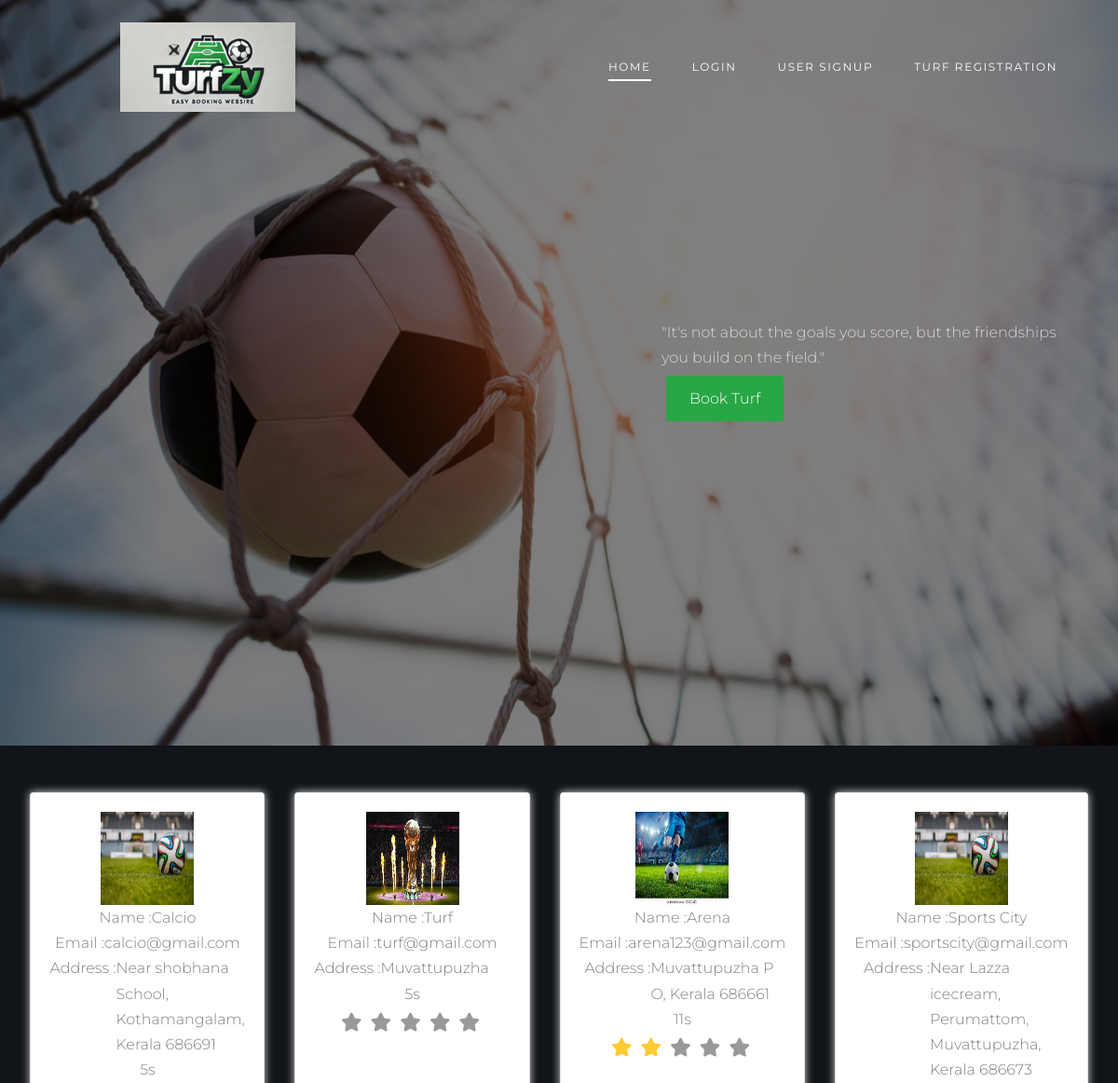
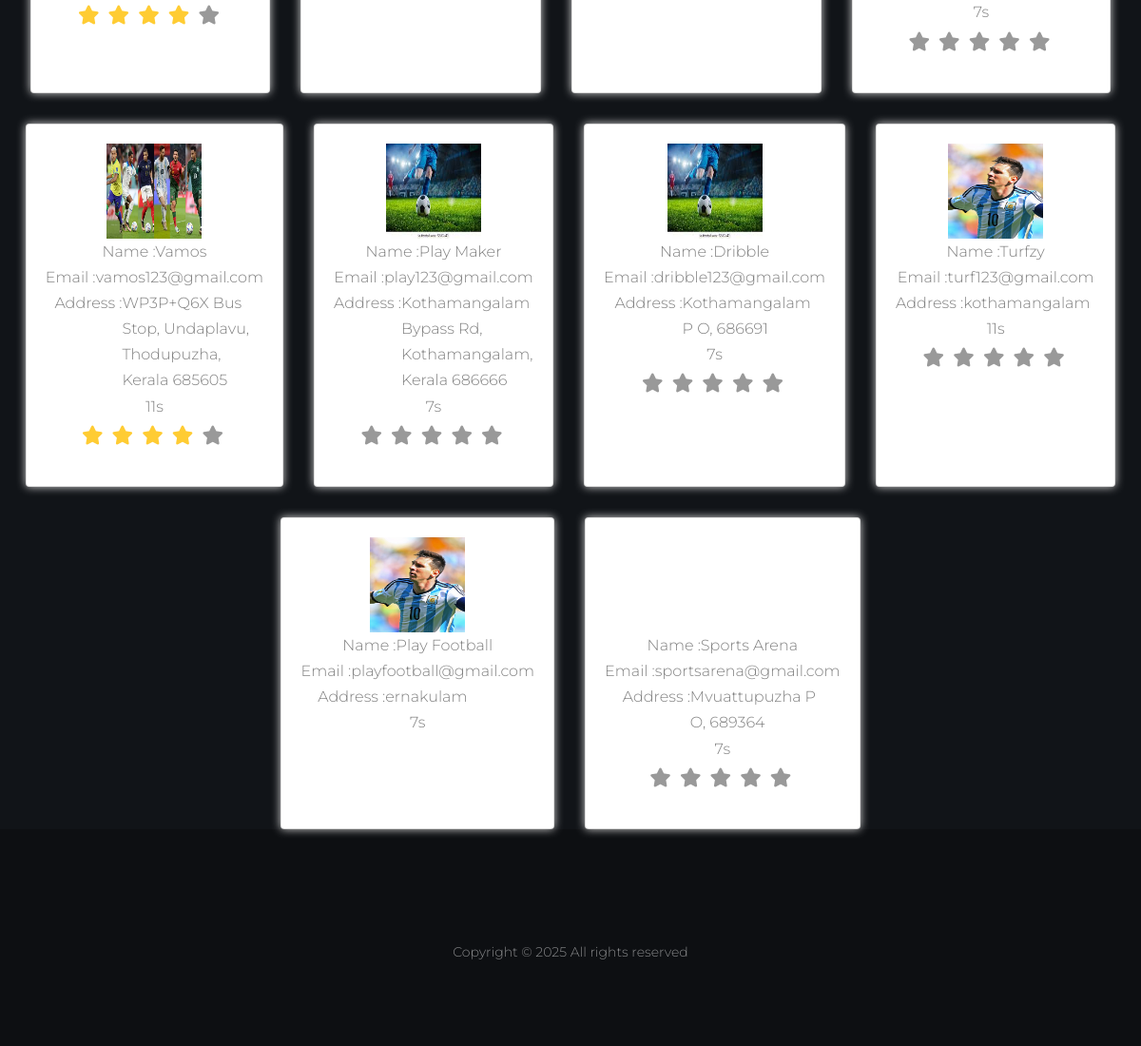
The app's page /Project/index.php with its own data (2 pictures, top to bottom).
### tables this page shows
CREATE TABLE `tbl_turf` (
  `turf_id` int(11) NOT NULL,
  `turf_name` varchar(50) NOT NULL,
  `turf_email` varchar(50) NOT NULL,
  `turf_password` varchar(50) NOT NULL,
  `turf_address` varchar(100) NOT NULL,
  `place_id` int(11) NOT NULL,
  `turf_proof` varchar(500) NOT NULL,
  `turf_photo` varchar(500) NOT NULL,
  `turf_vstatus` int(50) NOT NULL DEFAULT 0,
  `type_id` int(11) NOT NULL
);

CREATE TABLE `tbl_type` (
  `type_id` int(11) NOT NULL,
  `type_name` varchar(50) NOT NULL
);

### Project/index.php (the view, shortened to what this page needs)
<?php
include("./Assets/Connection/Connection.php");
?>
<!DOCTYPE html>
<html lang="en">
<head>
<link rel="stylesheet" href="../Assets/Template/Search/bootstrap.min.css">
<link rel="stylesheet" href="https://cdnjs.cloudflare.com/ajax/libs/font-awesome/6.6.0/css/all.min.css" />
  <link rel="stylesheet" href="Assets/Template/Main/fonts/icomoon/style.css">
  <link rel="stylesheet" href="Assets/Template/Main/css/bootstrap/bootstrap.css">
  <link rel="stylesheet" href="Assets/Template/Main/css/jquery-ui.css">
  <link rel="stylesheet" href="Assets/Template/Main/css/owl.carousel.min.css">
  <link rel="stylesheet" href="Assets/Template/Main/css/owl.theme.default.min.css">
  <link rel="stylesheet" href="Assets/Template/Main/css/owl.theme.default.min.css">
  <link rel="stylesheet" href="Assets/Template/Main/css/jquery.fancybox.min.css">
  <link rel="stylesheet" href="Assets/Template/Main/css/bootstrap-datepicker.css">
  <link rel="stylesheet" href="Assets/Template/Main/fonts/flaticon/font/flaticon.css">
  <link rel="stylesheet" href="Assets/Template/Main/css/aos.css">
  <link rel="stylesheet" href="Assets/Template/Main/css/style.css">
</head>
<body>
  <div class="site-wrap">
    <header class="site-navbar py-4" role="banner">
    <div class="topnav">
      <div class="container">
        <div class="d-flex align-items-center">
          <div class="site-logo">
            <a href="index.html">
              <img src="Assets/Template/Main/images/Turfweblogo (2).png" alt="Logo">
            </a>
          </div>
          <div class="ml-auto">
            <nav class="site-navigation position-relative text-right" role="navigation">
              <ul class="site-menu main-menu js-clone-nav mr-auto d-none d-lg-block">
                <li class="active"><a href="index.php" class="nav-link">Home</a></li>
                <li><a href="Guest\Login.php" class="nav-link">Login</a></li>
                <li><a href="Guest\UserSignUp.php" class="nav-link">User SignUp</a></li>
                <li><a href="Guest\Turf.php" class="nav-link">Turf Registration</a></li>
              </ul>
            </nav>
          </div>
        </div>
      </div>
  </div>
    </header>
    <div class="hero overlay" style="background-image: url('Assets/Template/Main/images/bg_3.jpg');">
      <div class="container">
        <div class="row align-items-center">
          <div class="col-lg-5 ml-auto">
            <p>"It's not about the goals you score, but the friendships you build on the field."</p>
            <p>
             <a href="Guest\Login.php" class="green-button">Book Turf</a>
            </p>
          </div>
        </div>
      </div>
    </div>
 <div id="search" class="card-main">
  <?php
		  $selQry="select * from tbl_turf b inner join tbl_type t on b.type_id=t.type_id";
		  $result1=$Con->query($selQry);
		  while($data=$result1->fetch_assoc())
		  {
	?>
  <div class="card">
  <div><img src="./Assets/Files/Turf/Photo/<?php echo $data["turf_photo"]; ?>" alt="Photo" width="100" height="100" /></div>
  <div>Name :<?php echo $data["turf_name"]; ?></div>
  <div>Email :<?php echo $data["turf_email"]; ?></div>
  <div style="display:flex;">Address :<div style="width:139px;"><?php echo $data["turf_address"]; ?></div></div>
  <div><?php echo $data["type_name"]; ?></div>
  <div>
  <?php
						$average_rating = 0;
						$total_review = 0;
						$total_rating_value = 0;
						$query = "SELECT * FROM tbl_rating where turf_id = '".$data["turf_id"]."' ORDER BY rating_id  DESC";
						$result = $Con->query($query);
						while($row = $result->fetch_assoc())
						{
							$total_review++;
							$total_rating_value = $total_rating_value + $row["rating_value"];
						}
						if($total_review==0 || $total_rating_value==0 )
						{
							$average_rating = 0 ;
						}
						else
						{
							$average_rating = $total_rating_value / $total_review;
						}
						?>
						<p align="center" style="color:#F96;font-size:20px">
						   <?php
					   if($average_rating==4 || $average_rating==3.5)
					   {
						   ?>
							<i class="fas fa-star star-light mr-1 main_star" style="color:#FC3"></i>
							<i class="fas fa-star star-light mr-1 main_star" style="color:#FC3"></i>
							<i class="fas fa-star star-light mr-1 main_star" style="color:#FC3"></i>
							<i class="fas fa-star star-light mr-1 main_star" style="color:#FC3"></i>
							<i class="fas fa-star star-light mr-1 main_star" style="color:#999"></i>
						   <?php
					   }
						   ?>
						   <?php
					   if($average_rating==2 || $average_rating==1.5)
					   {
						   ?>
							<i class="fas fa-star star-light mr-1 main_star" style="color:#FC3"></i>
							<i class="fas fa-star star-light mr-1 main_star" style="color:#FC3"></i>
							<i class="fas fa-star star-light mr-1 main_star" style="color:#999"></i>
							<i class="fas fa-star star-light mr-1 main_star" style="color:#999"></i>
							<i class="fas fa-star star-light mr-1 main_star" style="color:#999"></i>
						   <?php
					   }
						   ?>
						   <?php
					   if($average_rating==0)
					   {
						   ?>
							<i class="fas fa-star star-light mr-1 main_star" style="color:#999"></i>
							<i class="fas fa-star star-light mr-1 main_star" style="color:#999"></i>
							<i class="fas fa-star star-light mr-1 main_star" style="color:#999"></i>
							<i class="fas fa-star star-light mr-1 main_star" style="color:#999"></i>
							<i class="fas fa-star star-light mr-1 main_star" style="color:#999"></i>
						   <?php
					   }
					   ?>
					</p>
						?></div>
  </div>
     <?php
		  }
	?>
  </div>
    <footer class="footer-section">
        <div class="row text-center">
          <div class="col-md-12">
            <div class=" pt-5">
              <p>
                Copyright &copy;
                 All rights reserved
              </p>
            </div>
          </div>
        </div>
      </div>
</body>
</html>

### Project/Assets/Template/Main/css/style.css (style rules this page uses)
body { line-height: 1.7; color: gray; font-weight: 300; background-color: #222831; font-size: 16px; }
a { -webkit-transition: .3s all ease; -o-transition: .3s all ease; transition: .3s all ease; }
.site-wrap:before { display: none; -webkit-transition: .3s all ease-in-out; -o-transition: .3s all ease-in-out; transition: .3s all ease-in-out; background: rgba(0, 0, 0, 0.6); content: ""; position: absolute; z-index: 2000; top: 0; left: 0; right: 0; bottom: 0; opacity: 0; visibility: hidden; }
.site-logo { position: relative; font-weight: 900; font-size: 1.3rem; }
.site-logo a { color: #fff; }
.site-navbar { margin-bottom: 0px; z-index: 1999; position: absolute; width: 100%; }
.site-navbar .site-navigation .site-menu { margin-bottom: 0; }
.site-navbar .site-navigation .site-menu .active > a { display: inline-block; position: relative; }
.site-navbar .site-navigation .site-menu .active > a:before { content: ""; position: absolute; bottom: 0; left: 20px; right: 20px; height: 2px; background: #fff; }
.site-navbar .site-navigation .site-menu a { text-decoration: none !important; display: inline-block; }
.site-navbar .site-navigation .site-menu > li { display: inline-block; }
.site-navbar .site-navigation .site-menu > li > a { padding: 5px 20px; color: #fff; font-size: 12px; letter-spacing: .1rem; text-transform: uppercase; font-weight: 400; display: inline-block; text-decoration: none !important; }
.site-mobile-menu .site-nav-wrap { padding: 0; margin: 0; list-style: none; position: relative; }
.site-mobile-menu .site-nav-wrap a { padding: 10px 20px; display: block; position: relative; color: #212529; }
.site-mobile-menu .site-nav-wrap li { position: relative; display: block; }
.site-mobile-menu .site-nav-wrap li.active > a { color: #ee1e46; }
.site-mobile-menu .site-nav-wrap > li { display: block; position: relative; float: left; width: 100%; }
.site-mobile-menu .site-nav-wrap > li > a { padding-left: 20px; font-size: 20px; }
.hero { background-size: cover; background-position: center center; }
.hero, .hero > .container > .row { height: 100vh; min-height: 500px; }
.hero.overlay:before { content: ""; position: absolute; background: rgba(0, 0, 0, 0.5); top: 0; left: 0; right: 0; bottom: 0; }
.hero p { color: rgba(255, 255, 255, 0.7); }
.footer-section { padding: 70px 0; font-size: 14px; color: rgba(255, 255, 255, 0.5); background: #1a1e25; }

### Project/index.php (style rules this page uses)
.card { padding: 20px; box-shadow: 0 0 10px #d7d7d7; width: fit-content; border-radius: 15px; display: flex; flex-direction: column; align-items: center; }
.card-main { display: flex; flex-wrap: wrap; justify-content: center; align-items: stretch; gap: 2rem; margin-top:50px; }
.green-button { background-color: #28a745; color: white; padding: 15px 25px; border: none; border-radius: 3px; cursor: pointer; margin: 5px; }

### records on screen
tbl_turf: turf_photo (picture), turf_name "Calcio", turf_email "calcio@gmail.com", turf_address "Near shobhana School, Kothamangalam,Kerala 686691", type.type_name "5s"
tbl_turf: turf_photo (picture), turf_name "Turf", turf_email "turf@gmail.com", turf_address "Muvattupuzha", type.type_name "5s"
tbl_turf: turf_photo (picture), turf_name "Arena", turf_email "arena123@gmail.com", turf_address "Muvattupuzha P O, Kerala 686661", type.type_name "11s"
tbl_turf: turf_photo (picture), turf_name "Sports City", turf_email "sportscity@gmail.com", turf_address "Near Lazza icecream, Perumattom, Muvattupuzha, Kerala 686673", type.type_name "7s"
tbl_turf: turf_photo (picture), turf_name "Vamos", turf_email "vamos123@gmail.com", turf_address "WP3P+Q6X Bus Stop, Undaplavu, Thodupuzha, Kerala 685605", type.type_name "11s"
tbl_turf: turf_photo (picture), turf_name "Play Maker", turf_email "play123@gmail.com", turf_address "Kothamangalam Bypass Rd, Kothamangalam, Kerala 686666", type.type_name "7s"
tbl_turf: turf_photo (picture), turf_name "Dribble", turf_email "dribble123@gmail.com", turf_address "Kothamangalam P O, 686691", type.type_name "7s"
tbl_turf: turf_photo (picture), turf_name "Turfzy", turf_email "turf123@gmail.com", turf_address "kothamangalam", type.type_name "11s"
tbl_turf: turf_photo (picture), turf_name "Play Football", turf_email "playfootball@gmail.com", turf_address "ernakulam", type.type_name "7s"
tbl_turf: turf_photo (picture), turf_name "Sports Arena", turf_email "sportsarena@gmail.com", turf_address "Mvuattupuzha P O, 689364", type.type_name "7s"
